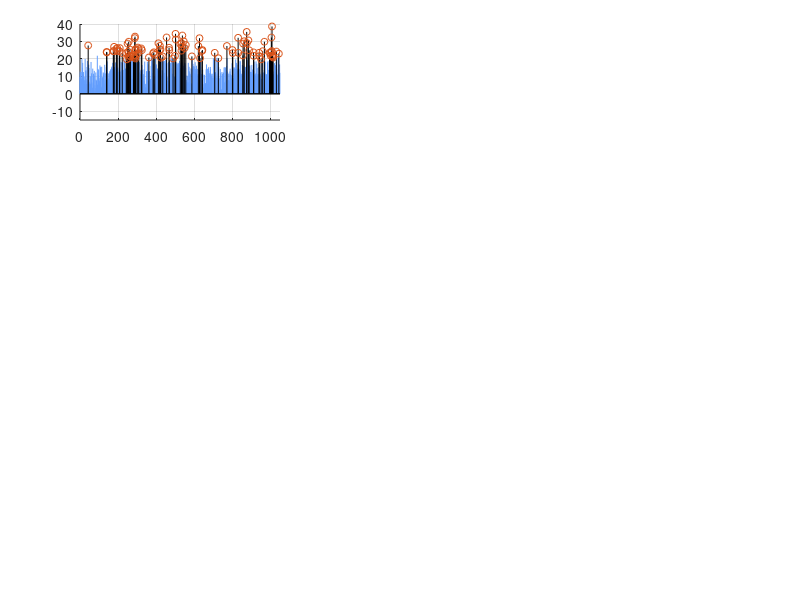

Write MATLAB code to recreate this figure. (Note: this script raises an error after producing the figure.)
function fig8_plot
    % skip first 6 lines of the csv and read only the data on cuts
    % skip first column (number of the cuts round)
    M = csvread('fig8_data.csv', 6,1);
    nbRounds = 4;
    nbTriples = length(M)/nbRounds;
    figure1 = figure;
    for r=0:nbRounds-1
       Ms = M(r*nbTriples+1:(r+1)*nbTriples,:);   
       Ms1 = sortrows(Ms,1);
       Ms1sel = Ms1(Ms1(:,2)>0,[1,5]);
       Ms1not = Ms1(Ms1(:,2)==0,[1,5]);
       createaxes1(Ms1not(:,1),Ms1not(:,2),Ms1sel(:,1),Ms1sel(:,2),nbTriples,r);

       % show only top 400 subproblems for sorted columns 2-3
       showCount = 400;

       Ms2 = sortrows(Ms,5,'descend');
       Ms2 = Ms2(1:showCount,:);
       Ms2(:,1)=1:showCount;
       Ms2sel = Ms2(Ms2(:,2)>0,[1,5]);
       Ms2not = Ms2(Ms2(:,2)==0,[1,5]);
       createaxes2(Ms2not(:,1),Ms2not(:,2),Ms2sel(:,1),Ms2sel(:,2),showCount,r);

       Ms2 = sortrows(Ms,4,'descend');
       Ms2 = Ms2(1:showCount,:);
       Ms2(:,1)=1:showCount;
       Ms2sel = Ms2(Ms2(:,2)>0,[1,5]);
       Ms2not = Ms2(Ms2(:,2)==0,[1,5]);
       createaxes3(Ms2not(:,1),Ms2not(:,2),Ms2sel(:,1),Ms2sel(:,2),showCount,r);
    end    
    % Save generated figure
    set(gcf, 'renderer','OpenGL');
    set(gcf,'color','w');
    set(gcf, 'Position', [10 10 800 900]);
    saveas(gcf,'fig8_selection_example.fig');
    print(gcf,'fig8_selection_example','-dpng','-r300');
    close(gcf);
end

% Plot first column (all rho subproblems unordered)
function createaxes1(X1, Y1, X2, Y2,nbTriples,r)
    axes1 = axes('Position',[0.1 0.8-r*0.23 0.25 0.16]);
    hold(axes1,'on');
    % Create stems
    stem(X1,Y1,'MarkerSize',0.001,'Color',[0.3843 0.6157 0.9882]);
    stem(X2,Y2,'MarkerSize',5,'Color',[0 0 0]);
    xlim(axes1,[0 nbTriples]);
    ylim(axes1,[-15 40]);
    %ylim(axes1,[-0.05 0.15]);
    grid(axes1,'on');
    % cuts round r
    if r==3
        text('Parent',axes1,'FontSize',18,'Rotation',90,'Interpreter','latex',...
            'String','$\mathcal{I}_X(\rho)$',...
            'Position',[-247.542857142857 120.430555555556 0]);
        xlabel({'All $\rho$ subproblems';'unordered'},'Interpreter','latex','FontSize',15) ;
    end
end

% Plot second column (top subproblems ordered by exact obj. improvement)
function createaxes2(X1, Y1, X2, Y2,nbTriples,r)
    axes1 = axes('Position',[0.40 0.8-r*0.23 0.25 0.16]);
    hold(axes1,'on');
    % Create stems
    stem(X1,Y1,'MarkerSize',0.001,'Color',[0.3843 0.6157 0.9882]);
    stem(X2,Y2,'MarkerSize',0.0001,'LineWidth',1,'Color',[0 0 0]);
    xlim(axes1,[0 nbTriples]);
    % cuts round r
    if r==0
        ylim(axes1,[-15 40]);  
    else
        ylim(axes1,[min(min(Y1),min(Y2)), max(max(Y1),max(Y2))]);
    end
    hold(axes1,'off');
    th = title({['Round ' num2str(r+1) ' of $\mathcal{S}_3$ cuts']},'FontSize',15, 'Interpreter','latex');
    titlePos = get( th , 'position');
    titlePos(2) = titlePos(2)*(1.03+(0.06)*r);
    set( th , 'position' , titlePos);
    hold(axes1,'on');
    grid(axes1,'on');
    if r==3
       xlabel({'Top 400 $\rho$ subproblems';'ordered by $\mathcal{I}_X(\rho)$'},'Interpreter','latex','FontSize',14); 
    end
end

% Plot third column (top subproblems ordered by estimated obj. improvement)
function createaxes3(X1, Y1, X2, Y2,nbTriples,r)
    axes1 = axes('Position',[0.70 0.8-r*0.23 0.25 0.16]);
    hold(axes1,'on');
    % Create stems
    stem(X1,Y1,'MarkerSize',0.001,'Color',[0.3843 0.6157 0.9882]);
    stem(X2,Y2,'MarkerSize',0.0001,'LineWidth',1,'Color',[0 0 0]);
    xlim(axes1,[0 nbTriples]);
    % cuts round r
    if r==0
        ylim(axes1,[-15 40]);  
    else
        ylim(axes1,[min(min(Y1),min(Y2)), max(max(Y1),max(Y2))]);
    end
    grid(axes1,'on');
    if r==3
       xlabel({'Top 400 $\rho$ subproblems';'ordered by $\hat{\mathcal{I}}_X(\rho)$'},'Interpreter','latex','FontSize',14); 
    end
end